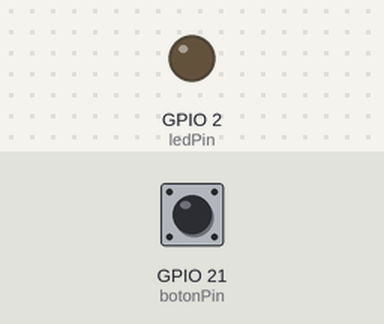
A program run on a simulated ESP32. Shown: output pins drawn as LEDs (lit = HIGH). The test bench sets the inputs (shaded band); at power-on: GPIO 21 (botonPin) HIGH.

Above: at 1.2 s.
1.3 s: GPIO 21 (botonPin) pulled LOW for 0.15 s
At 2.2 s:
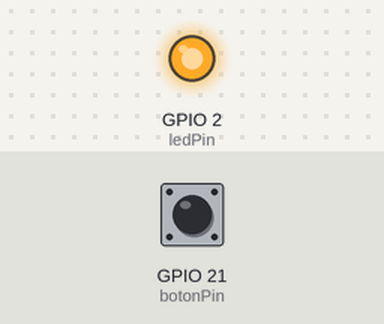
2.9 s: GPIO 21 (botonPin) pulled LOW for 1 s
At 3.4 s:
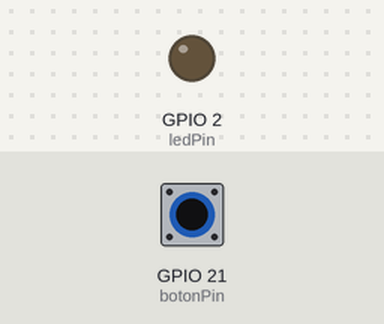
5.4 s: GPIO 21 (botonPin) pulled LOW for 3.2 s
At 6.1 s:
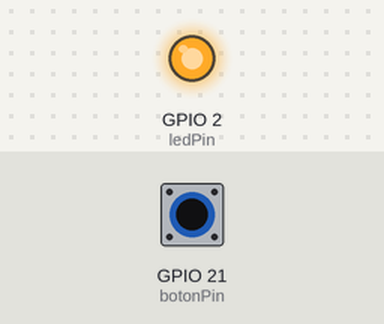
Timing chart, 0 to 8.4 s (numbered marks = the images above; inputs shaded):
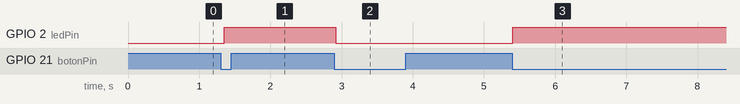

Measured:
- after the input at 1.3 s, GPIO 2 (ledPin): LOW → HIGH after 0.05 s
- after the input at 2.9 s, GPIO 2 (ledPin): HIGH → LOW at once
- after the input at 5.4 s, GPIO 2 (ledPin): LOW → HIGH at once

The program:

main.cpp
```cpp
#include <Arduino.h>

#define ledPin 2
#define botonPin 21
int estadoActual = 0;
uint64_t last = 0;
bool estadoLed = false;
int estadoAnterior = 0;

void setup(){
	Serial.begin(115200);
	pinMode(botonPin, INPUT_PULLUP);
	pinMode(ledPin, OUTPUT);
}

void loop(){
    estadoActual = digitalRead(botonPin);
    if (millis() - last > 70){
        if (estadoActual != estadoAnterior){
            if (estadoActual == LOW){
                estadoLed = !estadoLed;
                digitalWrite(ledPin, estadoLed);
            }
            estadoAnterior = estadoActual;
        }
        last = millis();
    }
}
```
